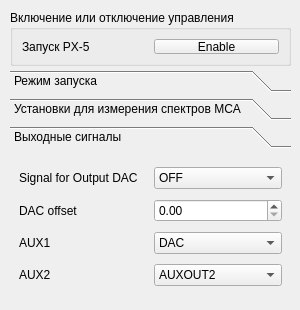
<?xml version="1.0" encoding="UTF-8"?>
<ui version="4.0">
 <class>PX5WidgetDesign</class>
 <widget class="QWidget" name="PX5WidgetDesign">
  <property name="geometry">
   <rect>
    <x>0</x>
    <y>0</y>
    <width>300</width>
    <height>310</height>
   </rect>
  </property>
  <property name="windowTitle">
   <string>PX-5</string>
  </property>
  <widget class="QGroupBox" name="groupBox">
   <property name="geometry">
    <rect>
     <x>10</x>
     <y>10</y>
     <width>281</width>
     <height>56</height>
    </rect>
   </property>
   <property name="title">
    <string>Включение или отключение управления</string>
   </property>
   <layout class="QGridLayout" name="gridLayout">
    <item row="0" column="0">
     <widget class="QLabel" name="enable_label">
      <property name="text">
       <string>Запуск PX-5</string>
      </property>
     </widget>
    </item>
    <item row="0" column="1">
     <widget class="QPushButton" name="enable_pushButton">
      <property name="text">
       <string>Enable</string>
      </property>
     </widget>
    </item>
   </layout>
  </widget>
  <widget class="QToolBox" name="settings_toolBox">
   <property name="geometry">
    <rect>
     <x>10</x>
     <y>70</y>
     <width>281</width>
     <height>231</height>
    </rect>
   </property>
   <property name="frameShape">
    <enum>QFrame::NoFrame</enum>
   </property>
   <property name="frameShadow">
    <enum>QFrame::Plain</enum>
   </property>
   <property name="currentIndex">
    <number>2</number>
   </property>
   <widget class="QWidget" name="start_page">
    <property name="geometry">
     <rect>
      <x>0</x>
      <y>0</y>
      <width>281</width>
      <height>150</height>
     </rect>
    </property>
    <attribute name="label">
     <string>Режим запуска </string>
    </attribute>
    <layout class="QGridLayout" name="gridLayout_2">
     <item row="0" column="0">
      <widget class="QLabel" name="startsouece_label">
       <property name="text">
        <string>Источник запуска</string>
       </property>
      </widget>
     </item>
     <item row="0" column="1">
      <widget class="QComboBox" name="startsource_comboBox">
       <item>
        <property name="text">
         <string>Токамак</string>
        </property>
       </item>
       <item>
        <property name="text">
         <string>АЦП</string>
        </property>
       </item>
      </widget>
     </item>
     <item row="1" column="0">
      <widget class="QLabel" name="tomeasure_label">
       <property name="text">
        <string>Измерение импульса</string>
       </property>
      </widget>
     </item>
     <item row="1" column="1">
      <widget class="QComboBox" name="tomeasure_comboBox">
       <item>
        <property name="text">
         <string>Амплитуда</string>
        </property>
       </item>
       <item>
        <property name="text">
         <string>Интервал</string>
        </property>
       </item>
      </widget>
     </item>
     <item row="2" column="0">
      <widget class="QLabel" name="spectrsource_label">
       <property name="text">
        <string>Источник спектра</string>
       </property>
      </widget>
     </item>
     <item row="2" column="1">
      <widget class="QComboBox" name="spectrsource_comboBox">
       <item>
        <property name="text">
         <string comment="AAAAAAA" extracomment="BBBBBBBB">NORM</string>
        </property>
       </item>
       <item>
        <property name="text">
         <string>FAST</string>
        </property>
       </item>
       <item>
        <property name="text">
         <string>PUR</string>
        </property>
       </item>
       <item>
        <property name="text">
         <string>RTD</string>
        </property>
       </item>
      </widget>
     </item>
     <item row="3" column="0">
      <widget class="QLabel" name="colltime_label">
       <property name="text">
        <string>Время сбора данных</string>
       </property>
      </widget>
     </item>
     <item row="3" column="1">
      <widget class="QSpinBox" name="colltime_spinBox"/>
     </item>
    </layout>
   </widget>
   <widget class="QWidget" name="mca_page">
    <property name="geometry">
     <rect>
      <x>0</x>
      <y>0</y>
      <width>281</width>
      <height>150</height>
     </rect>
    </property>
    <attribute name="label">
     <string>Установки для измерения спектров MCA </string>
    </attribute>
    <layout class="QGridLayout" name="gridLayout_3">
     <item row="0" column="0">
      <widget class="QLabel" name="numberch_label">
       <property name="text">
        <string>Число каналов</string>
       </property>
      </widget>
     </item>
     <item row="0" column="1">
      <widget class="QSpinBox" name="numberch_spinBox"/>
     </item>
     <item row="1" column="0">
      <widget class="QLabel" name="label_6">
       <property name="text">
        <string>Усиление сигнала</string>
       </property>
      </widget>
     </item>
     <item row="1" column="1">
      <widget class="QDoubleSpinBox" name="doubleSpinBox"/>
     </item>
     <item row="2" column="0">
      <widget class="QLabel" name="flattop_label">
       <property name="text">
        <string>Flat Top Width</string>
       </property>
      </widget>
     </item>
     <item row="2" column="1">
      <widget class="QDoubleSpinBox" name="flattop_doubleSpinBox"/>
     </item>
     <item row="3" column="0">
      <widget class="QLabel" name="pktime_elabel">
       <property name="text">
        <string>Peaking Time</string>
       </property>
      </widget>
     </item>
     <item row="3" column="1">
      <widget class="QDoubleSpinBox" name="pktime_doubleSpinBox"/>
     </item>
     <item row="4" column="0">
      <widget class="QLabel" name="pileup_label">
       <property name="text">
        <string>Pile-up Reject </string>
       </property>
      </widget>
     </item>
     <item row="4" column="1">
      <widget class="QPushButton" name="pileup_pushButton">
       <property name="text">
        <string>Enable</string>
       </property>
      </widget>
     </item>
    </layout>
   </widget>
   <widget class="QWidget" name="outsig_page">
    <attribute name="label">
     <string>Выходные сигналы</string>
    </attribute>
    <layout class="QGridLayout" name="gridLayout_4">
     <item row="0" column="0">
      <widget class="QLabel" name="outputdac_label">
       <property name="text">
        <string>Signal for Output DAC </string>
       </property>
      </widget>
     </item>
     <item row="0" column="1">
      <widget class="QComboBox" name="outputdac_comboBox">
       <item>
        <property name="text">
         <string>OFF</string>
        </property>
       </item>
       <item>
        <property name="text">
         <string>FAST</string>
        </property>
       </item>
       <item>
        <property name="text">
         <string>SHAPED</string>
        </property>
       </item>
       <item>
        <property name="text">
         <string>INPUT</string>
        </property>
       </item>
       <item>
        <property name="text">
         <string>PEAK</string>
        </property>
       </item>
      </widget>
     </item>
     <item row="1" column="0">
      <widget class="QLabel" name="dacoffdet_label">
       <property name="text">
        <string>DAC offset</string>
       </property>
      </widget>
     </item>
     <item row="1" column="1">
      <widget class="QDoubleSpinBox" name="dacoffset_doubleSpinBox"/>
     </item>
     <item row="2" column="0">
      <widget class="QLabel" name="aux1_label">
       <property name="text">
        <string>AUX1</string>
       </property>
      </widget>
     </item>
     <item row="2" column="1">
      <widget class="QComboBox" name="aux1_comboBox">
       <item>
        <property name="text">
         <string>DAC</string>
        </property>
       </item>
       <item>
        <property name="text">
         <string>AUXOUT1</string>
        </property>
       </item>
       <item>
        <property name="text">
         <string>AUXIN1</string>
        </property>
       </item>
      </widget>
     </item>
     <item row="3" column="0">
      <widget class="QLabel" name="aux2_label">
       <property name="text">
        <string>AUX2</string>
       </property>
      </widget>
     </item>
     <item row="3" column="1">
      <widget class="QComboBox" name="aux2_comboBox">
       <item>
        <property name="text">
         <string>AUXOUT2</string>
        </property>
       </item>
       <item>
        <property name="text">
         <string>AUXIN2</string>
        </property>
       </item>
       <item>
        <property name="text">
         <string>GATEH</string>
        </property>
       </item>
       <item>
        <property name="text">
         <string>GATEL</string>
        </property>
       </item>
      </widget>
     </item>
    </layout>
   </widget>
  </widget>
 </widget>
 <resources/>
 <connections/>
</ui>
